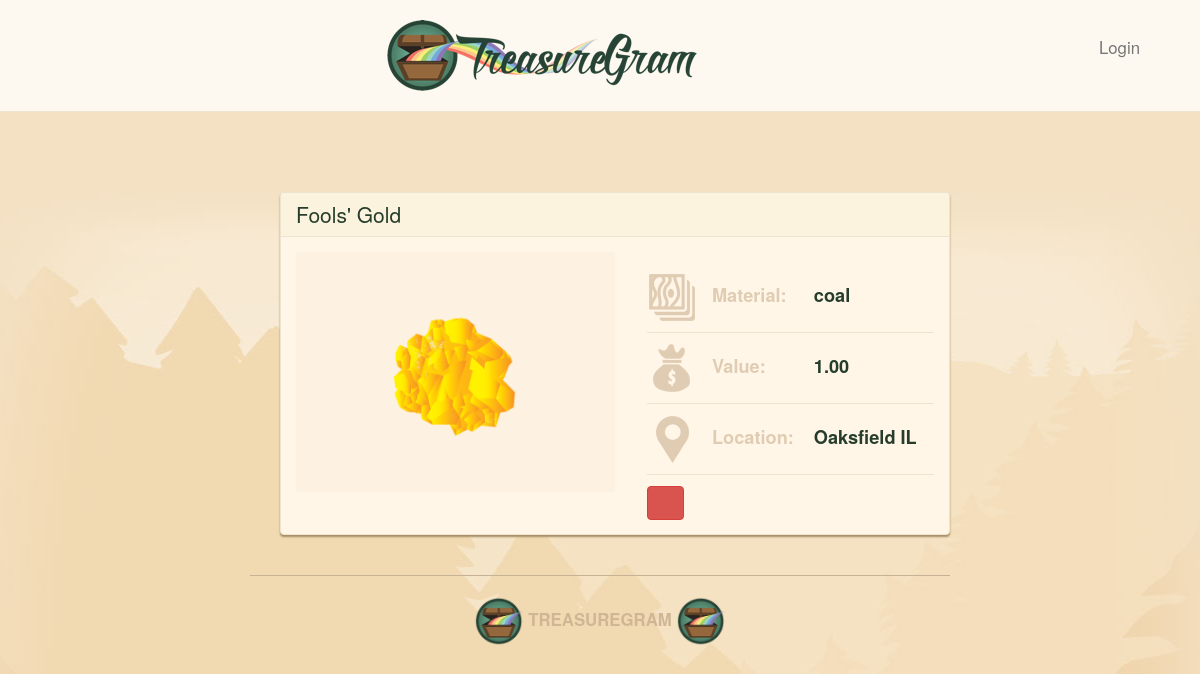
Page /14/ on the committed database.
### main_app/models.py (models this page shows, shortened)
class Treasure(models.Model):
    user = models.ForeignKey(User)
    name = models.CharField(max_length=100)
    value = models.DecimalField(max_digits=10,decimal_places=2)
    material = models.CharField(max_length=100)
    location = models.CharField(max_length=100)
    image = models.ImageField(upload_to='treasure_images',default='media/default.png')
    likes = models.IntegerField(default=0)

### main_app/views.py (the view)
# urls.py: url(r'^([0-9]+)/$', views.detail, name = 'detail'),
def detail(request, treasure_id):
    treasure = Treasure.objects.get(id=treasure_id)
    return render(request, 'detail.html', {'treasure': treasure})

### main_app/templates/detail.html (shortened to what this page needs)
{% extends 'base.html' %}
{% load staticfiles %}
{% block content %}
<main class="container container">
   <div class="treasure panel panel-default">
            <div class="panel-heading">
                <h2 class="panel-title">{{ treasure.name }}</h2>
            </div>
            <div class="panel-body">
                    <div class="treasure-photo-detail">
                        <img src="{{ treasure.image.url }}" height="200">
                    </div>
                <table class="treasure-table">
                    <tr>
                        <th>
                            <img src="{% static 'images/material-icon.png' %}">
                            Material:
                        </th>
                        <td>{{ treasure.material }}</td>
                    </tr>
                    <tr>
                        <th>
                            <img src="{% static 'images/value-icon.png' %}">
                            Value:
                        </th>
                            <td>{% if treasure.value > 0 %}
                                    {{ treasure.value }}
                                {% else %}
                                    Unknown
                                {% endif %}</td>
                    </tr>
                    <tr>
                        <th>
                            <img src="{% static "images/location-icon.png" %}" alt="Location Icon">
                            Location:
                        </th>
                        <td>{{ treasure.location }}</td>
                    </tr>
                </table>
                <button id ="likes" data-id="{{treasure.id}}" class="btn btn-mini btn-danger glyphicon glyphicon-heart" type="button">
                </button>
        </div>
    </div>
</main>
{% endblock %}

### main_app/static/style.css (style rules this page uses)
body { background: #f3e1c5 url(images/brand-bg.jpg) no-repeat center top; color: #263d2c; }
.container { max-width: 700px; padding-top: 40px; }
.panel { background: #fff6e8; border-color: #ece4cf; box-shadow: 0 2px 2px #a58d65; }
.panel-default .panel-heading { background: #fbf3dd; border-color: #ece4cf; }
.panel-body { position: relative; }
.panel-title { font-size: 1.5em; color: #263d2c; }
.treasure { margin-bottom: 20px; }
.treasure:last-child { margin-bottom: 0; }
.treasure-photo-detail { background: #fdf2e1; float: left; margin-right: 5%; padding: 20px; position: relative; text-align: center; width: 50%; }
.treasure-table { float: left; margin-top: 10px; width: 45%; }
.treasure-table img { margin-right: 10px; }
.treasure-table tr { border-bottom: 1px solid #ece4cf; }
.treasure-table td, .treasure-table th { font-weight: bold; font-size: 1.3em; padding-bottom: 10px; padding-top: 10px; vertical-align: baseline; }
.treasure-table th { color: #e0ccb2; white-space: nowrap; }
.treasure-table td:last-child { padding-left: 20px; width: 100%; }
.btn { margin-top: 10px; font-weight: bold; font-size: 14px; }

### rows in the picture
Treasure: name "Fools' Gold", image (picture), material "coal", value "1.00", location "Oaksfield IL"
